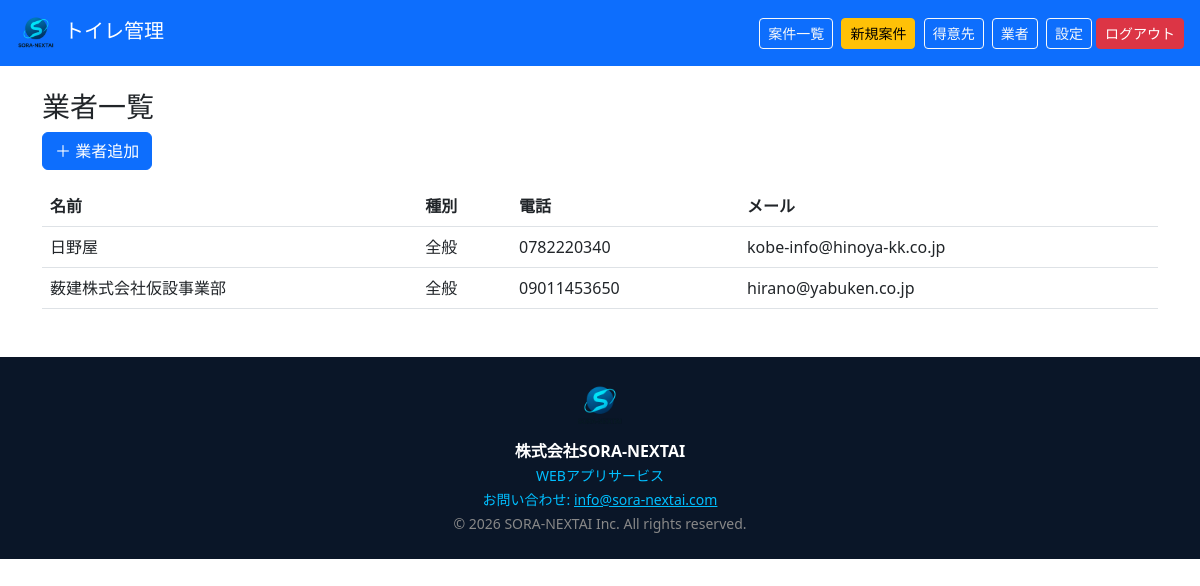
Page /vendors (signed in) on the committed database.
### app.py (models this page shows)
class Vendor(db.Model):
    id = db.Column(db.Integer, primary_key=True)
    name = db.Column(db.String(150))
    email = db.Column(db.String(150))
    phone = db.Column(db.String(50))
    service_type = db.Column(db.String(50))

### app.py (the view)
@app.route("/vendors")
@login_required
def vendors():
    return render_template("vendors.html", vendors=Vendor.query.all())

### app.py (called while the page is built, shortened)
@app.before_request
def jwt_auth():
    from flask_login import current_user
    if current_user.is_authenticated:
        return

@login_manager.user_loader
def load_user(user_id):
    return User.query.get(int(user_id))

### templates/vendors.html
{% extends "base.html" %}
{% block content %}
<h3>業者一覧</h3>
<a href="/vendors/add" class="btn btn-primary mb-3">＋ 業者追加</a>
<table class="table">
<thead><tr><th>名前</th><th>種別</th><th>電話</th><th>メール</th></tr></thead>
<tbody>
{% for v in vendors %}
<tr><td>{{ v.name }}</td><td>{{ v.service_type }}</td><td>{{ v.phone }}</td><td>{{ v.email }}</td></tr>
{% endfor %}
</tbody>
</table>
{% endblock %}

### rows in the picture
Vendor: name "日野屋", service_type "全般", phone "0782220340", email "kobe-info@hinoya-kk.co.jp"
Vendor: name "薮建株式会社仮設事業部", service_type "全般", phone "09011453650", email "hirano@yabuken.co.jp"
